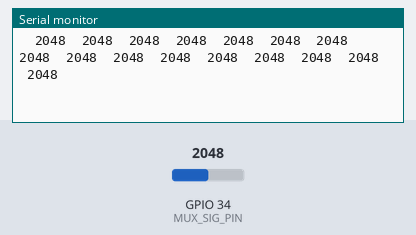
Simulated run of this sketch. Board: ESP32. Parts: the last lines printed to the serial monitor. Inputs (shaded band) come from the test bench; at power-on: GPIO 34 (MUX_SIG_PIN) = 2048.

Above: at 1.2 s.
1.3 s: GPIO 34 (MUX_SIG_PIN) set to 1039
At 4.23 s:
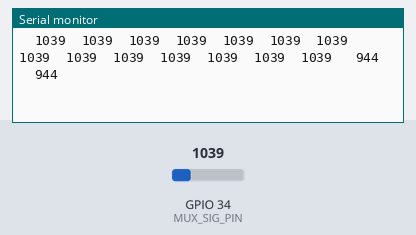
4.3 s: GPIO 34 (MUX_SIG_PIN) set to 944
At 4.44 s:
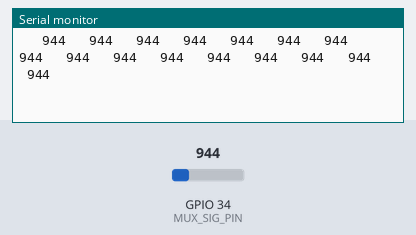
11.8 s: GPIO 34 (MUX_SIG_PIN) set to 110
At 14.74 s:
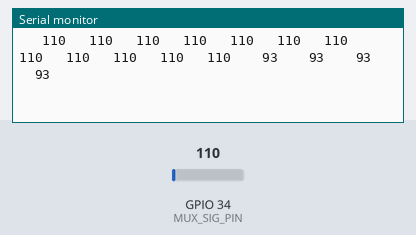
14.8 s: GPIO 34 (MUX_SIG_PIN) set to 93
At 14.84 s:
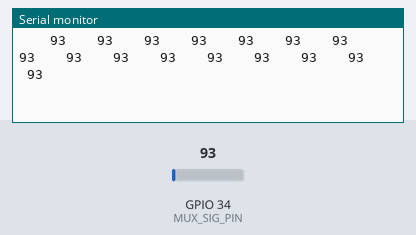

The sketch:

ESP32_Serial_Mux_16ch.ino
```cpp
/*
  ESP32 16-channel MUX reader (Serial mode for MATLAB)
  - Reads CD74HC4067 channels c0..c15
  - Prints one line per frame: 16 × sprintf("%6d", adc) + LF (9600 baud)
  - Pin map matches ESP32_Wifi_Station_Test.ino in this demo package
*/

const int MUX_EN_PIN = 2;
const int MUX_S0_PIN = 12;
const int MUX_S1_PIN = 14;
const int MUX_S2_PIN = 27;
const int MUX_S3_PIN = 26;
const int MUX_SIG_PIN = 34; // ADC1 input

void selectMuxChannel(int channel) {
  if (channel < 0 || channel > 15) {
    digitalWrite(MUX_EN_PIN, HIGH);
    return;
  }
  digitalWrite(MUX_EN_PIN, LOW);
  digitalWrite(MUX_S0_PIN, (channel & 0x01) ? HIGH : LOW);
  digitalWrite(MUX_S1_PIN, (channel & 0x02) ? HIGH : LOW);
  digitalWrite(MUX_S2_PIN, (channel & 0x04) ? HIGH : LOW);
  digitalWrite(MUX_S3_PIN, (channel & 0x08) ? HIGH : LOW);
}

int readMuxChannel(int channel) {
  selectMuxChannel(channel);
  delayMicroseconds(120);
  return analogRead(MUX_SIG_PIN);
}

void setup() {
  Serial.begin(9600);
  pinMode(MUX_EN_PIN, OUTPUT);
  pinMode(MUX_S0_PIN, OUTPUT);
  pinMode(MUX_S1_PIN, OUTPUT);
  pinMode(MUX_S2_PIN, OUTPUT);
  pinMode(MUX_S3_PIN, OUTPUT);
  pinMode(MUX_SIG_PIN, INPUT);
  digitalWrite(MUX_EN_PIN, LOW);
}

void loop() {
  char padded[8];
  for (int i = 0; i < 16; i++) {
    int value = readMuxChannel(i);
    sprintf(padded, "%6d", value);
    Serial.print(padded);
  }
  Serial.println();
  delay(10);
}
```

Measured:
- the behaviour switches between 1000 and 999 on GPIO 34 (MUX_SIG_PIN) (found by bisection; images 1 and 2)
- the behaviour switches between 100 and 99 on GPIO 34 (MUX_SIG_PIN) (found by bisection; images 3 and 4)
- after the input at 1.3 s, the serial monitor: prints a new line after 0.07 s (image 1)
- after the input at 4.3 s, the serial monitor: prints a new line at once (image 2)
- after the input at 11.8 s, the serial monitor: prints a new line after 0.08 s (image 3)
- after the input at 14.8 s, the serial monitor: prints a new line at once (image 4)
